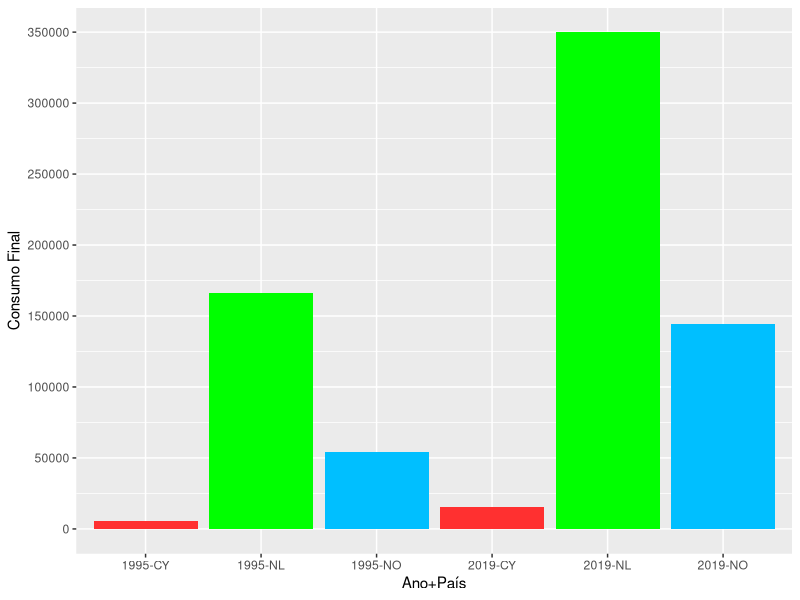

Source code (R):
install.packages("readxl")
install.packages("ggplot2")
library("readxl")
library(ggplot2)

dados=read_excel("ConsumoFamilias.xlsx")
df=data.frame(ano_pais=c("1995-NO","2019-NO","1995-CY","2019-CY","1995-NL","2019-NL"),
              z=as.numeric(c(dados$...33[6],dados$...33[30],dados$...9[6],dados$...9[30],dados$...26[6],dados$...26[30])))

ggplot(df, aes(ano_pais,z,fill=ano_pais))+theme(legend.position="none")+
  geom_col() + 
  xlab("Ano+País") +
  ylab("Consumo Final") +
  scale_fill_manual("",values=c("1995-NO" = "deepskyblue","2019-NO"="deepskyblue",
                                "1995-CY"="firebrick1","2019-CY"="firebrick1",
                                "1995-NL"="green1","2019-NL"="green1"))+
  scale_y_continuous(breaks=seq(0,400000,50000))
